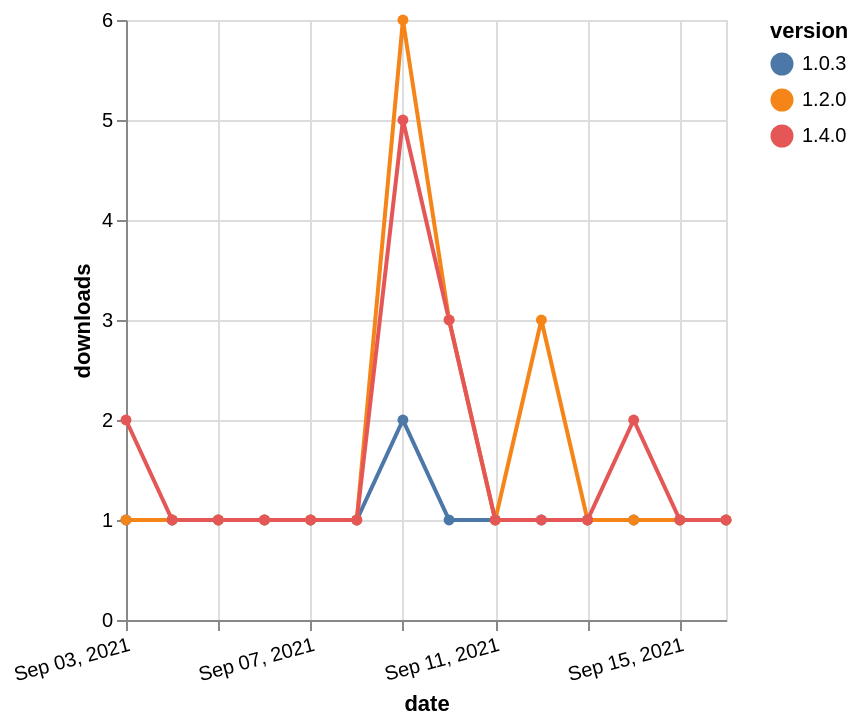

This figure's Vega-Lite source:
### Vega-Lite specification from a JSON file in a GitHub repository (floating-point values rounded to 4 significant figures)
{"$schema": "https://vega.github.io/schema/vega-lite/v5.json", "description": "A simple bar chart with embedded data.", "data": {"values": [{"date": "2021-09-03", "total": 262, "delta": 1, "version": "1.0.3"}, {"date": "2021-09-04", "total": 263, "delta": 1, "version": "1.0.3"}, {"date": "2021-09-05", "total": 264, "delta": 1, "version": "1.0.3"}, {"date": "2021-09-06", "total": 265, "delta": 1, "version": "1.0.3"}, {"date": "2021-09-07", "total": 266, "delta": 1, "version": "1.0.3"}, {"date": "2021-09-08", "total": 267, "delta": 1, "version": "1.0.3"}, {"date": "2021-09-09", "total": 269, "delta": 2, "version": "1.0.3"}, {"date": "2021-09-10", "total": 270, "delta": 1, "version": "1.0.3"}, {"date": "2021-09-11", "total": 271, "delta": 1, "version": "1.0.3"}, {"date": "2021-09-12", "total": 272, "delta": 1, "version": "1.0.3"}, {"date": "2021-09-13", "total": 273, "delta": 1, "version": "1.0.3"}, {"date": "2021-09-14", "total": 274, "delta": 1, "version": "1.0.3"}, {"date": "2021-09-15", "total": 275, "delta": 1, "version": "1.0.3"}, {"date": "2021-09-16", "total": 276, "delta": 1, "version": "1.0.3"}, {"date": "2021-09-03", "total": 284, "delta": 1, "version": "1.2.0"}, {"date": "2021-09-04", "total": 285, "delta": 1, "version": "1.2.0"}, {"date": "2021-09-05", "total": 286, "delta": 1, "version": "1.2.0"}, {"date": "2021-09-06", "total": 287, "delta": 1, "version": "1.2.0"}, {"date": "2021-09-07", "total": 288, "delta": 1, "version": "1.2.0"}, {"date": "2021-09-08", "total": 289, "delta": 1, "version": "1.2.0"}, {"date": "2021-09-09", "total": 295, "delta": 6, "version": "1.2.0"}, {"date": "2021-09-10", "total": 298, "delta": 3, "version": "1.2.0"}, {"date": "2021-09-11", "total": 299, "delta": 1, "version": "1.2.0"}, {"date": "2021-09-12", "total": 302, "delta": 3, "version": "1.2.0"}, {"date": "2021-09-13", "total": 303, "delta": 1, "version": "1.2.0"}, {"date": "2021-09-14", "total": 304, "delta": 1, "version": "1.2.0"}, {"date": "2021-09-15", "total": 305, "delta": 1, "version": "1.2.0"}, {"date": "2021-09-16", "total": 306, "delta": 1, "version": "1.2.0"}, {"date": "2021-09-03", "total": 135, "delta": 2, "version": "1.4.0"}, {"date": "2021-09-04", "total": 136, "delta": 1, "version": "1.4.0"}, {"date": "2021-09-05", "total": 137, "delta": 1, "version": "1.4.0"}, {"date": "2021-09-06", "total": 138, "delta": 1, "version": "1.4.0"}, {"date": "2021-09-07", "total": 139, "delta": 1, "version": "1.4.0"}, {"date": "2021-09-08", "total": 140, "delta": 1, "version": "1.4.0"}, {"date": "2021-09-09", "total": 145, "delta": 5, "version": "1.4.0"}, {"date": "2021-09-10", "total": 148, "delta": 3, "version": "1.4.0"}, {"date": "2021-09-11", "total": 149, "delta": 1, "version": "1.4.0"}, {"date": "2021-09-12", "total": 150, "delta": 1, "version": "1.4.0"}, {"date": "2021-09-13", "total": 151, "delta": 1, "version": "1.4.0"}, {"date": "2021-09-14", "total": 153, "delta": 2, "version": "1.4.0"}, {"date": "2021-09-15", "total": 154, "delta": 1, "version": "1.4.0"}, {"date": "2021-09-16", "total": 155, "delta": 1, "version": "1.4.0"}]}, "width": "container", "mark": {"type": "line", "point": {"filled": true}}, "encoding": {"x": {"field": "date", "type": "temporal", "timeUnit": "yearmonthdate", "title": "date", "axis": {"labelAngle": -15}}, "y": {"field": "delta", "type": "quantitative", "title": "downloads"}, "color": {"field": "version", "type": "nominal"}, "tooltip": {"field": "delta"}}}
